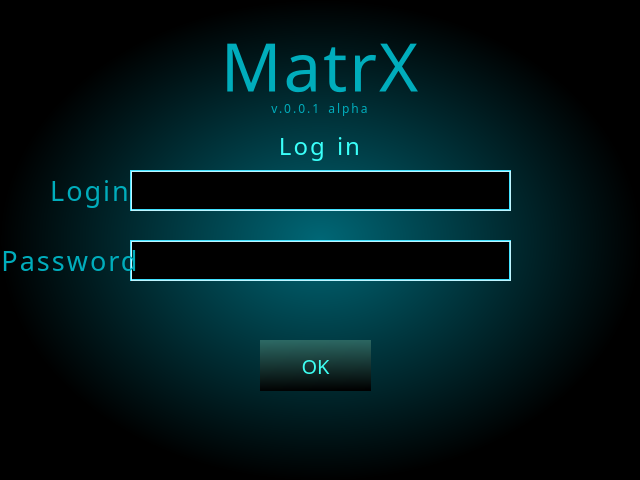
<?xml version="1.0" encoding="UTF-8"?>
<ui version="4.0">
 <class>Dialog</class>
 <widget class="QDialog" name="Dialog">
  <property name="geometry">
   <rect>
    <x>0</x>
    <y>0</y>
    <width>640</width>
    <height>480</height>
   </rect>
  </property>
  <property name="windowTitle">
   <string>Dialog</string>
  </property>
  <property name="styleSheet">
   <string notr="true"/>
  </property>
  <widget class="QLabel" name="label_2">
   <property name="geometry">
    <rect>
     <x>0</x>
     <y>0</y>
     <width>641</width>
     <height>481</height>
    </rect>
   </property>
   <property name="toolTipDuration">
    <number>-1</number>
   </property>
   <property name="styleSheet">
    <string notr="true">background-color: qradialgradient(spread:pad, cx:0.5, cy:0.5, radius:0.5, fx:0.5, fy:0.5, stop:0 rgba(0, 103, 118, 255), stop:1 rgba(0, 0, 0, 255))</string>
   </property>
   <property name="text">
    <string/>
   </property>
  </widget>
  <widget class="QLineEdit" name="login">
   <property name="geometry">
    <rect>
     <x>130</x>
     <y>170</y>
     <width>381</width>
     <height>41</height>
    </rect>
   </property>
   <property name="styleSheet">
    <string notr="true">padding: 3px;
font-size: 22px;
border-width: 2px;
border-color: #41e1ff;
background-color: #000000;
color: #00f5ff;
border-style: groove;
border-radius: 0px;
box-shadow: 0px 0px 30px rgba(0,255,224,.95);
text-shadow: 0px 0px 5px rgba(66,66,66,.75);</string>
   </property>
  </widget>
  <widget class="QLabel" name="label">
   <property name="geometry">
    <rect>
     <x>260</x>
     <y>100</y>
     <width>121</width>
     <height>16</height>
    </rect>
   </property>
   <property name="styleSheet">
    <string notr="true">font-family: Impact, Charcoal, sans-serif;
letter-spacing: 2px;
word-spacing: 2px;
color: #000000;
font-weight: 400;
text-decoration: none;
font-style: normal;
font-variant: normal;
text-transform: none;
color: rgb(0, 173, 188)</string>
   </property>
   <property name="text">
    <string>v.0.0.1 alpha</string>
   </property>
   <property name="alignment">
    <set>Qt::AlignCenter</set>
   </property>
  </widget>
  <widget class="QPushButton" name="myButton">
   <property name="enabled">
    <bool>true</bool>
   </property>
   <property name="geometry">
    <rect>
     <x>260</x>
     <y>340</y>
     <width>111</width>
     <height>51</height>
    </rect>
   </property>
   <property name="font">
    <font>
     <family>Impact</family>
     <pointsize>15</pointsize>
     <weight>50</weight>
     <bold>false</bold>
     <strikeout>false</strikeout>
    </font>
   </property>
   <property name="styleSheet">
    <string notr="true">QPushButton{
	background-color: qlineargradient(spread:pad, x1:0.506, y1:0, x2:0.545, y2:1, stop:0 rgba(44, 104, 99, 255), stop:1 rgba(0, 0, 0, 255));
	color: rgb(62, 255, 243);
	border: none;
	font-family: Impact, Charcoal, sans-serif;
}
QPushButton:hover {
	background:linear-gradient(to bottom, #000000 5%, #006285 100%);
	background-color: qlineargradient(spread:pad, x1:0.495, y1:0, x2:0.511, y2:1, stop:0 rgba(72, 170, 162, 255), stop:1 rgba(0, 0, 0, 255))
}
QPushButton:pressed {
	background:linear-gradient(to bottom, #000000 5%, #006285 100%);
	background-color: rgb(0, 0, 0);
}</string>
   </property>
   <property name="text">
    <string>OK</string>
   </property>
   <property name="checkable">
    <bool>false</bool>
   </property>
   <property name="default">
    <bool>false</bool>
   </property>
   <property name="flat">
    <bool>false</bool>
   </property>
  </widget>
  <widget class="QLabel" name="MatrX_text">
   <property name="geometry">
    <rect>
     <x>0</x>
     <y>0</y>
     <width>641</width>
     <height>131</height>
    </rect>
   </property>
   <property name="minimumSize">
    <size>
     <width>0</width>
     <height>0</height>
    </size>
   </property>
   <property name="baseSize">
    <size>
     <width>0</width>
     <height>0</height>
    </size>
   </property>
   <property name="font">
    <font>
     <family>Impact</family>
     <pointsize>50</pointsize>
     <weight>50</weight>
     <italic>false</italic>
     <bold>false</bold>
     <underline>false</underline>
     <strikeout>false</strikeout>
    </font>
   </property>
   <property name="mouseTracking">
    <bool>false</bool>
   </property>
   <property name="styleSheet">
    <string notr="true">font-family: Impact, Charcoal, sans-serif;
letter-spacing: 2px;
word-spacing: 2px;
color: #000000;
font-weight: 400;
text-decoration: none;
font-style: normal;
font-variant: normal;
text-transform: none;
color: rgb(0, 173, 188)</string>
   </property>
   <property name="lineWidth">
    <number>1</number>
   </property>
   <property name="text">
    <string>MatrX</string>
   </property>
   <property name="alignment">
    <set>Qt::AlignCenter</set>
   </property>
   <property name="wordWrap">
    <bool>false</bool>
   </property>
  </widget>
  <widget class="QLineEdit" name="password">
   <property name="geometry">
    <rect>
     <x>130</x>
     <y>240</y>
     <width>381</width>
     <height>41</height>
    </rect>
   </property>
   <property name="styleSheet">
    <string notr="true">padding: 3px;
font-size: 22px;
border-width: 2px;
border-color: #41e1ff;
background-color: #000000;
color: #00f5ff;
border-style: groove;
border-radius: 0px;
box-shadow: 0px 0px 30px rgba(0,255,224,.95);
text-shadow: 0px 0px 5px rgba(66,66,66,.75);</string>
   </property>
   <property name="text">
    <string/>
   </property>
   <property name="frame">
    <bool>true</bool>
   </property>
   <property name="echoMode">
    <enum>QLineEdit::Password</enum>
   </property>
  </widget>
  <widget class="QLabel" name="MatrX_text_2">
   <property name="geometry">
    <rect>
     <x>0</x>
     <y>160</y>
     <width>181</width>
     <height>61</height>
    </rect>
   </property>
   <property name="minimumSize">
    <size>
     <width>0</width>
     <height>0</height>
    </size>
   </property>
   <property name="baseSize">
    <size>
     <width>0</width>
     <height>0</height>
    </size>
   </property>
   <property name="font">
    <font>
     <family>Impact</family>
     <pointsize>20</pointsize>
     <weight>50</weight>
     <italic>false</italic>
     <bold>false</bold>
     <underline>false</underline>
     <strikeout>false</strikeout>
    </font>
   </property>
   <property name="mouseTracking">
    <bool>false</bool>
   </property>
   <property name="styleSheet">
    <string notr="true">font-family: Impact, Charcoal, sans-serif;
letter-spacing: 2px;
word-spacing: 2px;
color: #000000;
font-weight: 400;
text-decoration: none;
font-style: normal;
font-variant: normal;
text-transform: none;
color: rgb(0, 173, 188)</string>
   </property>
   <property name="lineWidth">
    <number>1</number>
   </property>
   <property name="text">
    <string>Login</string>
   </property>
   <property name="alignment">
    <set>Qt::AlignCenter</set>
   </property>
   <property name="wordWrap">
    <bool>false</bool>
   </property>
  </widget>
  <widget class="QLabel" name="MatrX_text_3">
   <property name="geometry">
    <rect>
     <x>-20</x>
     <y>230</y>
     <width>181</width>
     <height>61</height>
    </rect>
   </property>
   <property name="minimumSize">
    <size>
     <width>0</width>
     <height>0</height>
    </size>
   </property>
   <property name="baseSize">
    <size>
     <width>0</width>
     <height>0</height>
    </size>
   </property>
   <property name="font">
    <font>
     <family>Impact</family>
     <pointsize>20</pointsize>
     <weight>50</weight>
     <italic>false</italic>
     <bold>false</bold>
     <underline>false</underline>
     <strikeout>false</strikeout>
    </font>
   </property>
   <property name="mouseTracking">
    <bool>false</bool>
   </property>
   <property name="styleSheet">
    <string notr="true">font-family: Impact, Charcoal, sans-serif;
letter-spacing: 2px;
word-spacing: 2px;
color: #000000;
font-weight: 400;
text-decoration: none;
font-style: normal;
font-variant: normal;
text-transform: none;
color: rgb(0, 173, 188)</string>
   </property>
   <property name="lineWidth">
    <number>1</number>
   </property>
   <property name="text">
    <string>Password</string>
   </property>
   <property name="alignment">
    <set>Qt::AlignCenter</set>
   </property>
   <property name="wordWrap">
    <bool>false</bool>
   </property>
  </widget>
  <widget class="QLabel" name="label_3">
   <property name="geometry">
    <rect>
     <x>250</x>
     <y>120</y>
     <width>141</width>
     <height>51</height>
    </rect>
   </property>
   <property name="font">
    <font>
     <family>Impact</family>
     <pointsize>18</pointsize>
     <weight>50</weight>
     <italic>false</italic>
     <bold>false</bold>
     <underline>false</underline>
     <strikeout>false</strikeout>
    </font>
   </property>
   <property name="autoFillBackground">
    <bool>false</bool>
   </property>
   <property name="styleSheet">
    <string notr="true">font-family: Impact, Charcoal, sans-serif;
letter-spacing: 2px;
word-spacing: 2px;
color: #000000;
font-weight: 400;
text-decoration: none;
font-style: normal;
font-variant: normal;
text-transform: none;
color: rgb(58, 255, 249)</string>
   </property>
   <property name="text">
    <string>Log in</string>
   </property>
   <property name="alignment">
    <set>Qt::AlignCenter</set>
   </property>
  </widget>
  <widget class="QLabel" name="error">
   <property name="geometry">
    <rect>
     <x>160</x>
     <y>280</y>
     <width>301</width>
     <height>51</height>
    </rect>
   </property>
   <property name="font">
    <font>
     <family>Impact</family>
     <pointsize>11</pointsize>
     <weight>50</weight>
     <italic>false</italic>
     <bold>false</bold>
     <underline>false</underline>
     <strikeout>false</strikeout>
    </font>
   </property>
   <property name="autoFillBackground">
    <bool>false</bool>
   </property>
   <property name="styleSheet">
    <string notr="true">font-family: Impact, Charcoal, sans-serif;
letter-spacing: 2px;
word-spacing: 2px;
color: #000000;
font-weight: 400;
text-decoration: none;
font-style: normal;
font-variant: normal;
text-transform: none;
color: rgb(60, 187, 255)</string>
   </property>
   <property name="text">
    <string/>
   </property>
   <property name="alignment">
    <set>Qt::AlignCenter</set>
   </property>
  </widget>
 </widget>
 <resources/>
 <connections/>
</ui>
